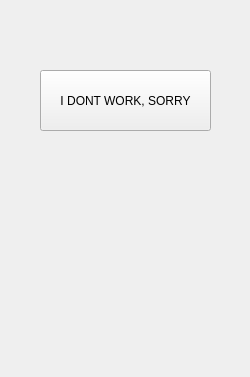
<?xml version="1.0" encoding="UTF-8"?>
<ui version="4.0">
 <class>PhysicsControls</class>
 <widget class="QWidget" name="PhysicsControls">
  <property name="geometry">
   <rect>
    <x>0</x>
    <y>0</y>
    <width>250</width>
    <height>377</height>
   </rect>
  </property>
  <property name="windowTitle">
   <string>Controls</string>
  </property>
  <widget class="QPushButton" name="pushButton">
   <property name="geometry">
    <rect>
     <x>40</x>
     <y>70</y>
     <width>171</width>
     <height>61</height>
    </rect>
   </property>
   <property name="text">
    <string>I DONT WORK, SORRY</string>
   </property>
  </widget>
 </widget>
 <resources/>
 <connections/>
</ui>
